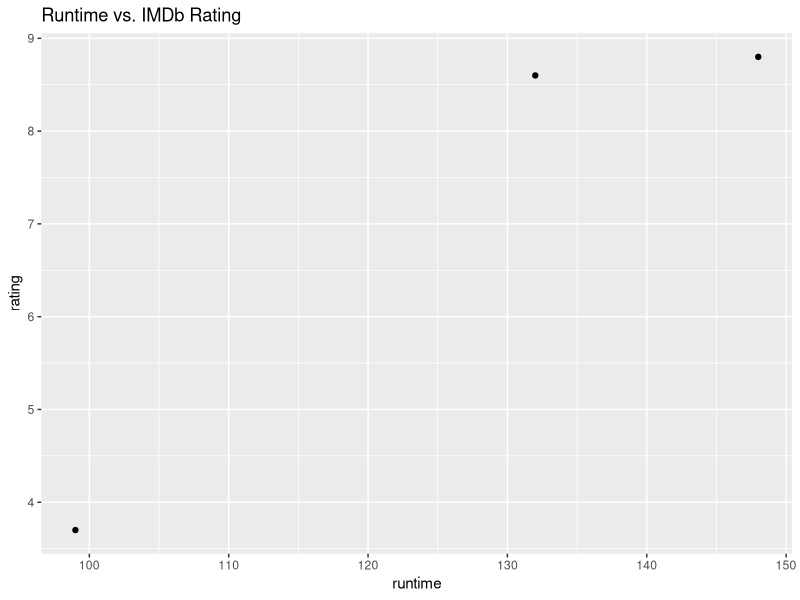

This chart was generated by the following R code:
library(dplyr)
library(ggplot2)
if (!dir.exists("results/figures")) dir.create("results/figures", recursive = TRUE)
if (!dir.exists("results/tables")) dir.create("results/tables", recursive = TRUE)
if (!dir.exists("data/processed")) dir.create("data/processed", recursive = TRUE)
movies <- read.csv("data/processed/movies_clean.csv")
head(movies)

# Summary table
summary_table <- movies %>%
  summarise(
    avg_runtime = mean(runtime, na.rm = TRUE),
    avg_rating = mean(rating, na.rm = TRUE),
    avg_budget = mean(budget, na.rm = TRUE)
  )

write.csv(summary_table, "results/tables/summary.csv")

plot <- ggplot(movies, aes(x = runtime, y = rating)) +
  geom_point() +
  labs(title = "Runtime vs. IMDb Rating")

ggsave("results/figures/viz.png", plot)